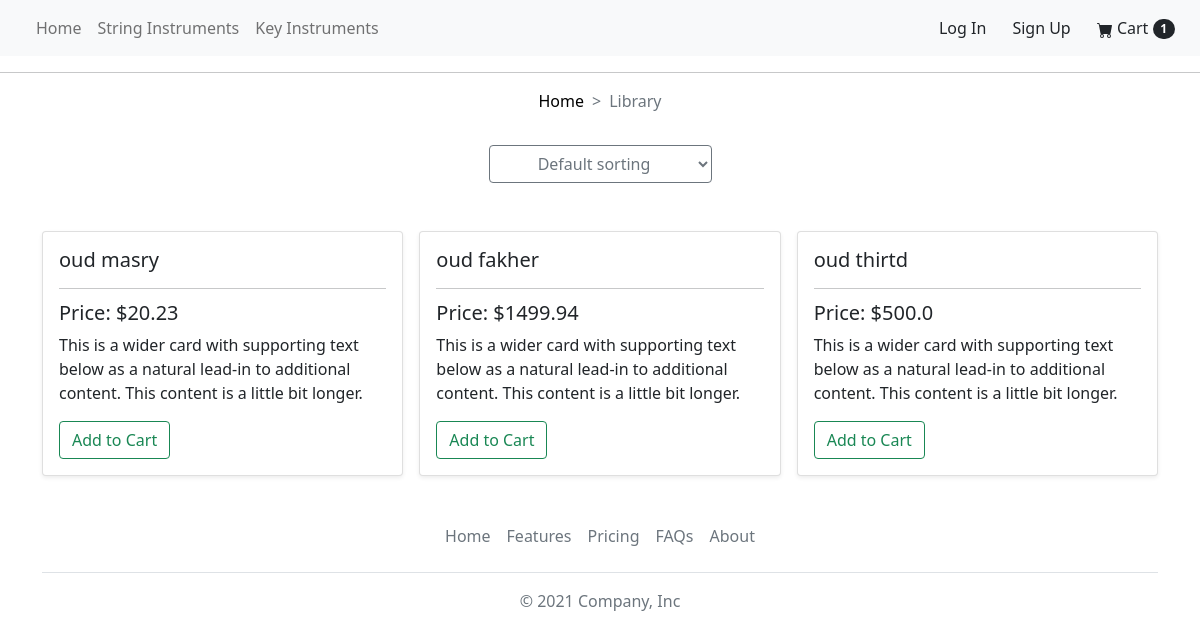
Before: /ouds with the older database file.
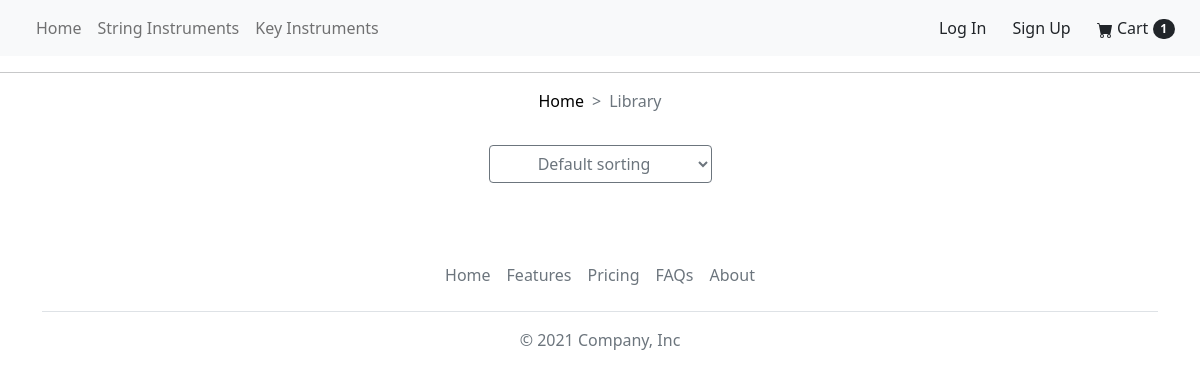
After: the same page with the newer database file.
### store/models.py (models this page shows, shortened)
class Product(models.Model):
    category = models.ForeignKey(Category,on_delete=models.CASCADE,null=True)
    subCategory = ChainedForeignKey(SubCategory,'category','category',False,True)
    name = models.CharField(max_length=200)
    price = models.FloatField()
    tag_choice = [('Oud','Oud'),('Guitar','Guitar'),('Tabla','Tabla')]
    tag = models.CharField(max_length=50,choices=tag_choice,null=True)
    image = models.ImageField(null=True,blank=True)
    @property
    def imageURL(self):
        try:
            url = self.image.url
        except:
            url = ''
        return url

### store/views.py (the view)
# urls.py: path('ouds',views.oudView,name="ouds"),
def oudView(request):
    if request.GET.get('filter_by')=='HighToLow':
        products = Product.objects.order_by('-price')
        context={'products':products}
        return render(request,'store/ouds.html',context)
    if request.GET.get('filter_by')=='LowToHigh':
        products = Product.objects.order_by('price')
        context={'products':products}
        return render(request,'store/ouds.html',context)
    products = Product.objects.all()
    context={'products':products}
    return render(request,'store/ouds.html',context)

### store/templates/store/ouds.html (shortened to what this page needs)
{% extends 'store/base.html' %}
{% load static %}
{% block content %}
<section>
    <div class="d-flex flex-column align-items-center">
        <nav style="--bs-breadcrumb-divider: '>';" aria-label="breadcrumb">
            <ol class="breadcrumb">
              <li class="breadcrumb-item "><a href="{% url 'home' %}" style="color: black;">Home</a></li>
              <li class="breadcrumb-item active" aria-current="page">Library</li>
            </ol>
          </nav>
          <div class="mb-5 mt-3 d-flex flex-column align-items-center">
            <div>
              <form name="myform" id ="myform" method="get">
                <select name="filter_by" onchange="submitform();" class="btn btn-outline-secondary">
                    <option selected>Default sorting</option>
                </select>
              </form>
            </div>
          </div>
    </div>
</section>
<section class="container">
    <div class="row row-cols-1 row-cols-sm-2 row-cols-md-3 g-3">
        {% for product in products %}
        {% if product.tag == 'Oud' %}
        <div class="col">
          <div class="card shadow-sm">
            <div class="card-body">
              <h5 class="card-title">{{ product.name }}</h5>
              <hr>
              <h5 class="card-subtitle mb-2">Price: ${{ product.price }}</h5>
              <p class="card-text">This is a wider card with supporting text below as a natural lead-in to additional content. This content is a little bit longer.</p>
              <div class="d-flex justify-content-between align-items-center">
                <div class="btn-group">
                  <button type="button" class="btn btn-outline-success">Add to Cart</button>
                </div>
              </div>
            </div>
          </div>
        </div>
        {% endif %}
        {% endfor %}
    </div>
</section>
{% endblock content %}

### store/templates/store/base.html (shortened to what this page needs)
<!DOCTYPE html>
{% load static %}
<html lang="en">
<head>
  <link href="https://cdn.jsdelivr.net/npm/bootstrap@5.1.3/dist/css/bootstrap.min.css" rel="stylesheet"
>
  <link rel="stylesheet" href="{% static 'css/main.css' %}">
</head>
<body>
  <header>
    <div>
      <nav class="navbar navbar-expand-lg navbar-light bg-light">
        <div class="container-fluid">
          <div class="collapse navbar-collapse" id="navbarSupportedContent">
            <ul class="navbar-nav me-auto mb-2 mb-lg-0">
              <li class="nav-item">
                <a class="nav-link" href="testing.html">Home</a>
              </li>
              <li class="nav-item">
                <a class="nav-link" href="stringInst.html">String Instruments</a>
              </li>
              <li class="nav-item">
                <a class="nav-link" href="#">Key Instruments</a>
              </li>
            </ul>
            <button type="button" class="btn">Log In</button>
            <button type="button" class="btn">Sign Up</button>
            <button type="button" class="btn d-none d-lg-block">
              Cart
              <span class="badge rounded-pill bg-dark">
                1
              </span>
            </button>
          </div>
        </div>
      </nav>
    </div>
    <hr class="divider">
  </header>
  <main>
    {% block content %}
    {% endblock content %}
  </main>
  <div class="container">
    <footer class="py-3 my-4">
      <ul class="nav justify-content-center border-bottom pb-3 mb-3">
        <li class="nav-item"><a href="#" class="nav-link px-2 text-muted">Home</a></li>
        <li class="nav-item"><a href="#" class="nav-link px-2 text-muted">Features</a></li>
        <li class="nav-item"><a href="#" class="nav-link px-2 text-muted">Pricing</a></li>
        <li class="nav-item"><a href="#" class="nav-link px-2 text-muted">FAQs</a></li>
        <li class="nav-item"><a href="#" class="nav-link px-2 text-muted">About</a></li>
      </ul>
      <p class="text-center text-muted">© 2021 Company, Inc</p>
    </footer>
  </div>
</body>
</html>

### static/css/main.css (style rules this page uses)
a { text-decoration: none; color: black; }

Changed rows visible on the page:
removed Product: name "oud masry", price "20.23"
removed Product: name "oud fakher", price "1499.94"
removed Product: name "oud thirtd", price "500.0"
